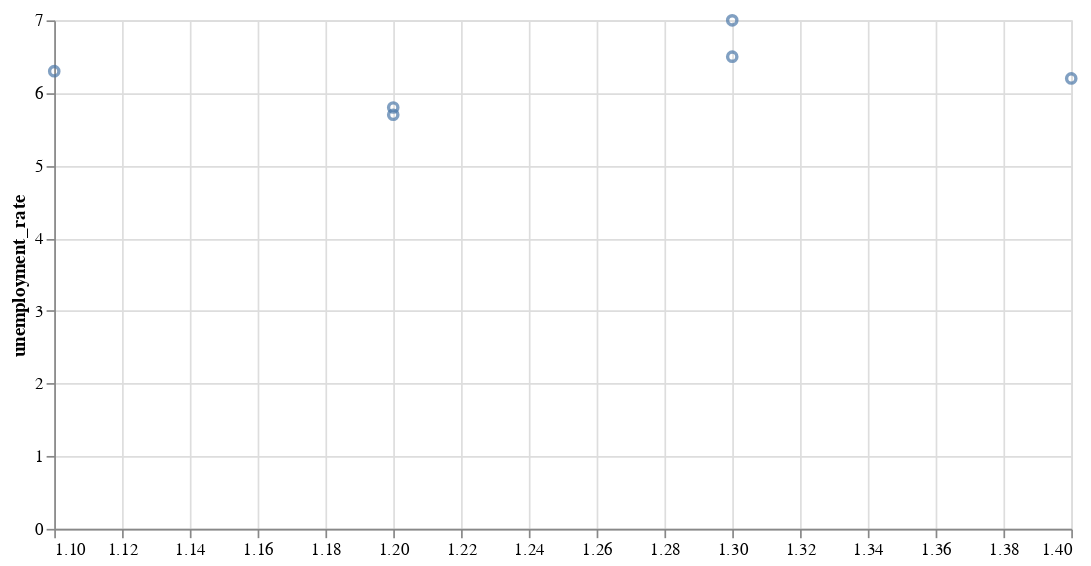

This figure's notebook cell:
### Code cell
alt.Chart(mb_merged_df).mark_point().encode(
    x=alt.X('Debt to equity ratio (times):Q', title='',scale=alt.Scale(zero=False)),
    y=alt.Y('unemployment_rate:Q')
).properties(width=600, height=300)

### Figure 1 — Vega-Lite specification as saved in the notebook (floating-point values rounded to 4 significant figures)
{"config": {"view": {"continuousWidth": 400, "continuousHeight": 300}}, "data": {"name": "data-07fd48761beeccc893bef6ff1076da8c"}, "mark": "point", "encoding": {"x": {"field": "Debt to equity ratio (times)", "scale": {"zero": false}, "title": "", "type": "quantitative"}, "y": {"field": "unemployment_rate", "type": "quantitative"}}, "height": 300, "width": 600, "$schema": "https://vega.github.io/schema/vega-lite/v4.17.0.json", "datasets": {"data-07fd48761beeccc893bef6ff1076da8c": [{"Geography": "Canada", "Location indicator - code": 1.0, "Location indicator": "Rural", "Reference year": 2017, "Net Profit/Loss": "362.8", "unemployment_rate": 7.0, "Total number of businesses": "6901", "Current ratio (times)": "1.4", "Debt to equity ratio (times)": "1.3", "Debt ratio (times)": "0.6", "Current debt to equity (%)": "71.9"}, {"Geography": "Canada", "Location indicator - code": 2.0, "Location indicator": "Urban", "Reference year": 2017, "Net Profit/Loss": "605.9", "unemployment_rate": 6.3, "Total number of businesses": "40390", "Current ratio (times)": "1.5", "Debt to equity ratio (times)": "1.1", "Debt ratio (times)": "0.5", "Current debt to equity (%)": "56.5"}, {"Geography": "Canada", "Location indicator - code": 1.0, "Location indicator": "Rural", "Reference year": 2018, "Net Profit/Loss": "348.2", "unemployment_rate": 6.5, "Total number of businesses": "7434", "Current ratio (times)": "1.4", "Debt to equity ratio (times)": "1.3", "Debt ratio (times)": "0.6", "Current debt to equity (%)": "74.4"}, {"Geography": "Canada", "Location indicator - code": 2.0, "Location indicator": "Urban", "Reference year": 2018, "Net Profit/Loss": "675.5", "unemployment_rate": 5.8, "Total number of businesses": "42801", "Current ratio (times)": "1.5", "Debt to equity ratio (times)": "1.2", "Debt ratio (times)": "0.6", "Current debt to equity (%)": "62.1"}, {"Geography": "Canada", "Location indicator - code": 1.0, "Location indicator": "Rural", "Reference year": 2019, "Net Profit/Loss": "332.7", "unemployment_rate": 6.2, "Total number of businesses": "7446", "Current ratio (times)": "1.4", "Debt to equity ratio (times)": "1.4", "Debt ratio (times)": "0.6", "Current debt to equity (%)": "76"}, {"Geography": "Canada", "Location indicator - code": 2.0, "Location indicator": "Urban", "Reference year": 2019, "Net Profit/Loss": "674.3", "unemployment_rate": 5.7, "Total number of businesses": "43823", "Current ratio (times)": "1.5", "Debt to equity ratio (times)": "1.2", "Debt ratio (times)": "0.5", "Current debt to equity (%)": "57.3"}]}}
